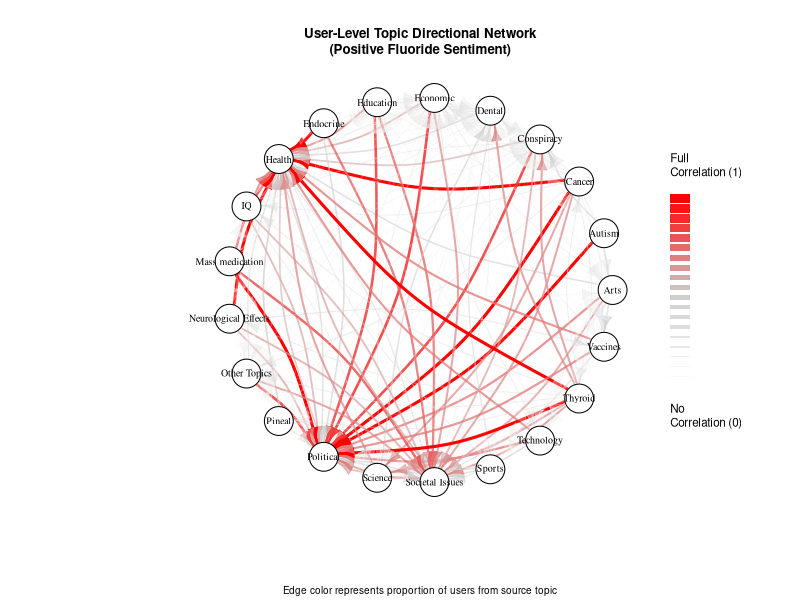
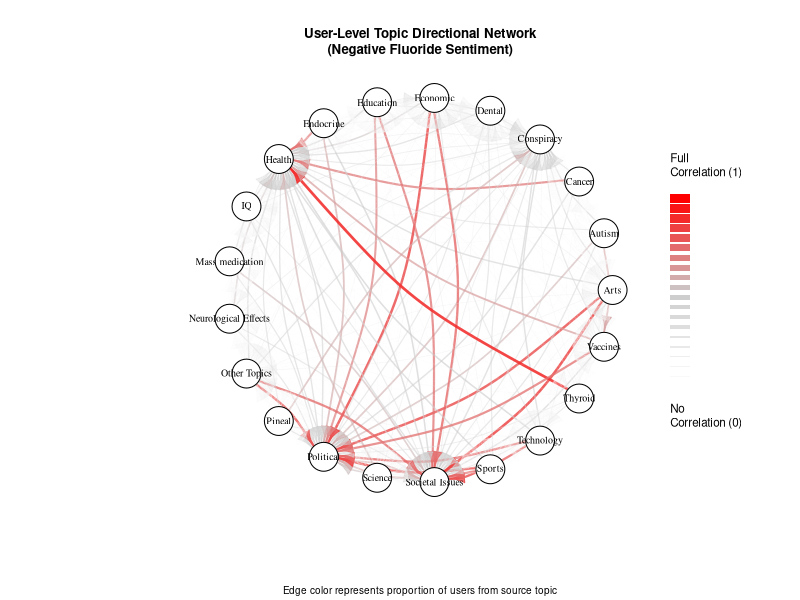
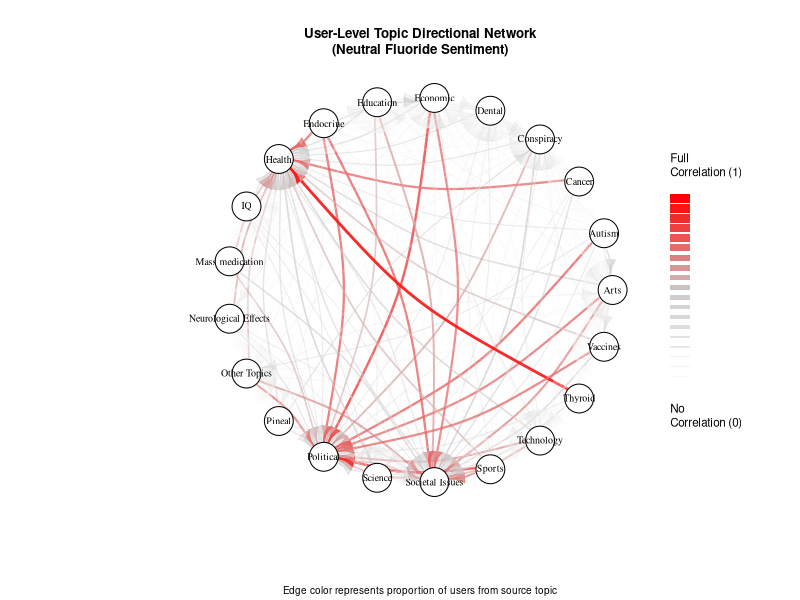

Here is the R script that generated these plots, in order:
library(dplyr)
library(tidyr)
library(igraph)
library(stringr)
library(RColorBrewer)

# Load data (outside function — smart for reuse)
general_posts <- read.csv("general_posts.csv", header = TRUE)[, -1] %>% mutate(Source = "General")
fluoride_posts <- read.csv("fluoride_posts.csv", header = TRUE)[, -1] %>% mutate(Source = "Fluoride")
combined_posts <- bind_rows(general_posts, fluoride_posts)

# === Function ===
build_user_topic_network <- function(sentiment_group = "Negative", topic_vector = NULL, topic_name = NULL, weight_threshold = 0.1) {
  
  fluoride_users <- combined_posts %>%
    filter(Source == "Fluoride", Sentiment == sentiment_group) %>%
    distinct(Author.ID)
  
  n_users <- nrow(fluoride_users)
  
  if (n_users == 0) {
    message("No users found for sentiment group: ", sentiment_group)
    return(NULL)
  }
  
  message("Total users with ", sentiment_group, " fluoride sentiment: ", n_users)
  
  user_topics <- combined_posts %>%
    filter(Author.ID %in% fluoride_users$Author.ID) %>%
    select(Author.ID, Topic) %>%
    separate_rows(Topic, sep = ",\\s*") %>%
    distinct()
  
  if (!is.null(topic_vector)) {
    user_topics <- user_topics %>%
      filter(Topic %in% topic_vector)
  }
  
  if (nrow(user_topics) == 0) {
    message("No topics found for selected sentiment and topic group.")
    return(NULL)
  }
  
  # Step 1: Count total users per topic
  topic_totals <- user_topics %>%
    group_by(Topic) %>%
    summarise(total_users = n_distinct(Author.ID), .groups = "drop")
  
  # Step 2: Build co-occurrence counts
  topic_pairs <- user_topics %>%
    group_by(Author.ID) %>%
    summarise(Topics = list(unique(Topic)), .groups = "drop") %>%
    filter(lengths(Topics) >= 2) %>%
    mutate(Pairs = lapply(Topics, function(x) expand.grid(from = x, to = x, stringsAsFactors = FALSE) %>% filter(from != to))) %>%
    select(Pairs) %>%
    unnest(Pairs)
  
  if (nrow(topic_pairs) == 0) {
    message("No co-occurring topic pairs found after filtering.")
    return(NULL)
  }
  
  # Step 3: Count number of users per topic pair (directed)
  pair_counts <- topic_pairs %>%
    count(from, to, name = "user_count")
  
  # Step 4: Calculate directional weight: users mentioning both topics / total users mentioning 'from' topic
  pair_counts <- pair_counts %>%
    left_join(topic_totals, by = c("from" = "Topic")) %>%
    mutate(proportion = user_count / total_users) %>%
    filter(proportion >= weight_threshold)
  
  if (nrow(pair_counts) == 0) {
    message("No topic pairs above threshold for selected sentiment and topics.")
    return(NULL)
  }
  
  # Step 5: Build directed graph
  g <- graph_from_data_frame(pair_counts, directed = TRUE)
  
  layout <- layout_in_circle(g)
  
  # Custom palette: white → grey → red
  palette_func <- colorRampPalette(c("white", "grey80", "red"))
  gamma <- 1  # higher gamma = more fade
  edge_proportions <- E(g)$proportion
  base_colors <- palette_func(100)[ceiling((edge_proportions ^ gamma) * 99) + 1]
  
  # Opacity range: min 0.2, max 1
  edge_opacity <- 0.2 + (edge_proportions ^ gamma) * 0.8
  
  # Convert to hex (00–FF)
  opacity_hex <- sprintf("%02X", as.integer(edge_opacity * 255))
  edge_colors <- paste0(base_colors, opacity_hex)
  
  # Dynamic filename
  filename <- paste0("user_topic_network_", tolower(sentiment_group))
  if (!is.null(topic_name)) {
    filename <- paste0(filename, "_", tolower(topic_name))
  }
  filename <- paste0(filename, ".png")
  
  png(filename = filename, width = 1800, height = 1300, res = 150)
  
  plot(
    g,
    layout = layout,  # Scaling works now!
    rescale = FALSE, 
    edge.width = edge_proportions * 3,
    edge.color = edge_colors,
    edge.curved = 0.2,
    edge.arrow.size = 0.8,  # ✅ Add arrows to show directionality
    vertex.color = "white",
    vertex.frame.color = "black",
    vertex.label.color = "black",
    vertex.size = 15,
    vertex.label.cex = 0.6
  )
  
  title(
    main = paste("User-Level Topic Directional Network\n(", sentiment_group, " Fluoride Sentiment)", sep = ""),
    sub = "Edge color represents proportion of users from source topic",
    cex.main = 0.8,
    cex.sub = 0.6
  )
  
  # Manual legend
  legend_gradient <- palette_func(20)
  x_left <- 1.3
  y_bottom <- -0.5
  y_top <- 0.5
  x_right <- 1.4
  legend_steps <- length(legend_gradient)
  
  rect(
    xleft = rep(x_left, legend_steps),
    ybottom = seq(y_bottom, y_top - (y_top - y_bottom) / legend_steps, length.out = legend_steps),
    xright = rep(x_right, legend_steps),
    ytop = seq(y_bottom, y_top, length.out = legend_steps),
    col = legend_gradient,
    border = NA
  )
  
  text(x = x_right - 0.1, y = y_bottom - 0.15, labels = "No\nCorrelation (0)", adj = 0, cex = 0.7)
  text(x = x_right - 0.1, y = y_top + 0.15, labels = "Full\nCorrelation (1)", adj = 0, cex = 0.7)
  
  dev.off()
  
  message("✅ Network saved: ", filename)
}




health = c("Fluoride", "Health", "Dental", "Vaccines", "Cancer", "Thyroid", "Autism", "Endocrine", "Neurological Effects", "Mass medication", "Pineal", "IQ")
society = c("Political", "Societal Issues", "Economic", "Education", "Sports", "IQ", "Conspiracy")
sciences = c("Science", "Technology", "Arts", "Other Topics")


noflo = c("Science", "Technology", "Arts", "Other Topics", "Health", "Dental", "Vaccines", "Cancer", "Thyroid", "Autism", "Endocrine","Political", "Societal Issues", "Economic", "Education", "Sports", "IQ", "Conspiracy", "Neurological Effects", "Mass medication", "Pineal", "IQ")
build_user_topic_network(sentiment_group = "Positive", topic_vector = noflo, topic_name = "1noflo", weight_threshold = 0)
build_user_topic_network(sentiment_group = "Negative", topic_vector = noflo, topic_name = "1noflo", weight_threshold = 0)
build_user_topic_network(sentiment_group = "Neutral", topic_vector = noflo, topic_name = "1noflo", weight_threshold = 0)

list.files()
